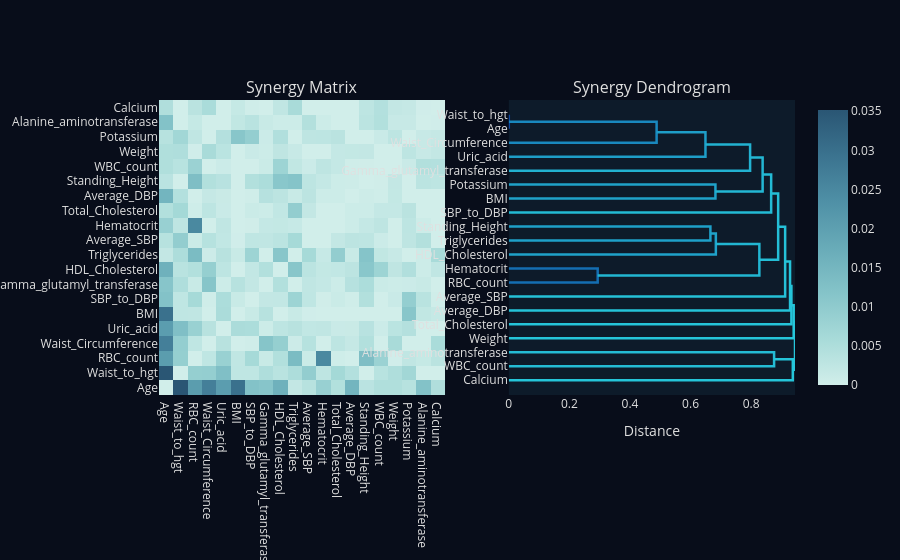
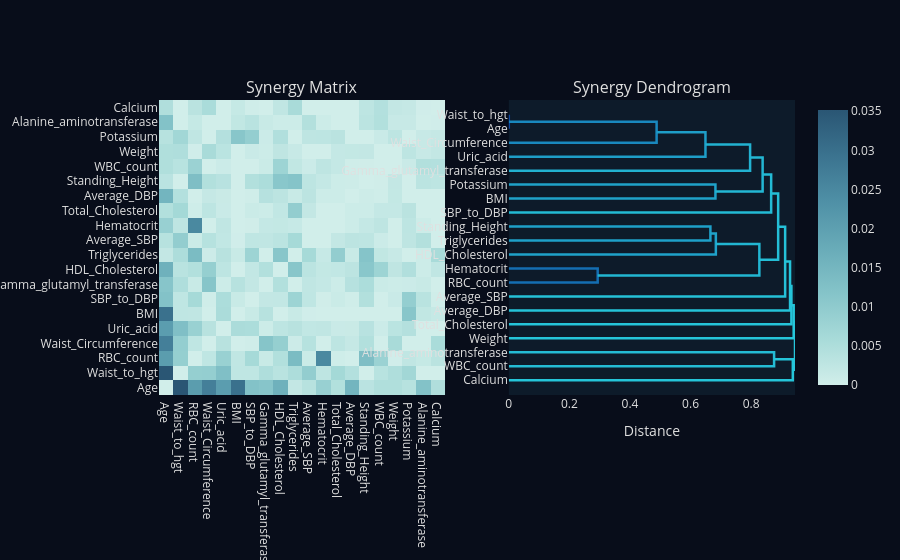

Write notebook code for charts like these, in order.
### Markdown cell above
## Feature Synergy Analysis

Synergy measures how much two features *together* explain more than each alone.
A high synergy score means the features are better used jointly than separately.

### Code cell
report.plot_synergy(kind="both", sample_size=200)

### Figure 1 — Plotly figure (JSON) as saved in the notebook; plotly's stock layout.template omitted (floating-point values rounded to 4 significant figures; data arrays with more than 128 entries replaced by an {"elided": "..."} marker saying what was removed)
{"data": [{"colorscale": [[0.0, "rgb(209, 238, 234)"], [0.1667, "rgb(168, 219, 217)"], [0.3333, "rgb(133, 196, 201)"], [0.5, "rgb(104, 171, 184)"], [0.6667, "rgb(79, 144, 166)"], [0.8333, "rgb(59, 115, 143)"], [1.0, "rgb(42, 86, 116)"]], "showscale": true, "type": "heatmap", "x": ["Age", "Waist_to_hgt", "RBC_count", "Waist_Circumference", "Uric_acid", "BMI", "SBP_to_DBP", "Gamma_glutamyl_transferase", "HDL_Cholesterol", "Triglycerides", "Average_SBP", "Hematocrit", "Total_Cholesterol", "Average_DBP", "Standing_Height", "WBC_count", "Weight", "Potassium", "Alanine_aminotransferase", "Calcium"], "xaxis": "x", "y": ["Age", "Waist_to_hgt", "RBC_count", "Waist_Circumference", "Uric_acid", "BMI", "SBP_to_DBP", "Gamma_glutamyl_transferase", "HDL_Cholesterol", "Triglycerides", "Average_SBP", "Hematocrit", "Total_Cholesterol", "Average_DBP", "Standing_Height", "WBC_count", "Weight", "Potassium", "Alanine_aminotransferase", "Calcium"], "yaxis": "y", "z": {"elided": "20x20 float values"}}, {"hoverinfo": "skip", "line": {"color": "rgb(36,188,213)", "width": 2.5}, "mode": "lines", "showlegend": false, "type": "scatter", "x": [0.0, 0.8758, 0.8758, 0.0], "xaxis": "x2", "y": [15.0, 15.0, 25.0, 25.0], "yaxis": "y2"}, {"hoverinfo": "skip", "line": {"color": "rgb(37,197,217)", "width": 2.5}, "mode": "lines", "showlegend": false, "type": "scatter", "x": [0.0, 0.9375, 0.9375, 0.8758], "xaxis": "x2", "y": [5.0, 5.0, 20.0, 20.0], "yaxis": "y2"}, {"hoverinfo": "skip", "line": {"color": "rgb(20,110,178)", "width": 2.5}, "mode": "lines", "showlegend": false, "type": "scatter", "x": [0.0, 0.2934, 0.2934, 0.0], "xaxis": "x2", "y": [75.0, 75.0, 85.0, 85.0], "yaxis": "y2"}, {"hoverinfo": "skip", "line": {"color": "rgb(30,160,201)", "width": 2.5}, "mode": "lines", "showlegend": false, "type": "scatter", "x": [0.0, 0.6655, 0.6655, 0.0], "xaxis": "x2", "y": [105.0, 105.0, 115.0, 115.0], "yaxis": "y2"}, {"hoverinfo": "skip", "line": {"color": "rgb(31,162,202)", "width": 2.5}, "mode": "lines", "showlegend": false, "type": "scatter", "x": [0.0, 0.6834, 0.6834, 0.6655], "xaxis": "x2", "y": [95.0, 95.0, 110.0, 110.0], "yaxis": "y2"}, {"hoverinfo": "skip", "line": {"color": "rgb(34,182,210)", "width": 2.5}, "mode": "lines", "showlegend": false, "type": "scatter", "x": [0.2934, 0.8271, 0.8271, 0.6834], "xaxis": "x2", "y": [80.0, 80.0, 102.5, 102.5], "yaxis": "y2"}, {"hoverinfo": "skip", "line": {"color": "rgb(31,162,202)", "width": 2.5}, "mode": "lines", "showlegend": false, "type": "scatter", "x": [0.0, 0.6821, 0.6821, 0.0], "xaxis": "x2", "y": [135.0, 135.0, 145.0, 145.0], "yaxis": "y2"}, {"hoverinfo": "skip", "line": {"color": "rgb(13,71,161)", "width": 2.5}, "mode": "lines", "showlegend": false, "type": "scatter", "x": [0.0, 2.22e-16, 2.22e-16, 0.0], "xaxis": "x2", "y": [185.0, 185.0, 195.0, 195.0], "yaxis": "y2"}, {"hoverinfo": "skip", "line": {"color": "rgb(25,136,190)", "width": 2.5}, "mode": "lines", "showlegend": false, "type": "scatter", "x": [0.0, 0.4879, 0.4879, 2.22e-16], "xaxis": "x2", "y": [175.0, 175.0, 190.0, 190.0], "yaxis": "y2"}, {"hoverinfo": "skip", "line": {"color": "rgb(30,158,200)", "width": 2.5}, "mode": "lines", "showlegend": false, "type": "scatter", "x": [0.0, 0.6492, 0.6492, 0.4879], "xaxis": "x2", "y": [165.0, 165.0, 182.5, 182.5], "yaxis": "y2"}, {"hoverinfo": "skip", "line": {"color": "rgb(34,178,209)", "width": 2.5}, "mode": "lines", "showlegend": false, "type": "scatter", "x": [0.0, 0.7965, 0.7965, 0.6492], "xaxis": "x2", "y": [155.0, 155.0, 173.8, 173.8], "yaxis": "y2"}, {"hoverinfo": "skip", "line": {"color": "rgb(35,183,211)", "width": 2.5}, "mode": "lines", "showlegend": false, "type": "scatter", "x": [0.6821, 0.8379, 0.8379, 0.7965], "xaxis": "x2", "y": [140.0, 140.0, 164.4, 164.4], "yaxis": "y2"}, {"hoverinfo": "skip", "line": {"color": "rgb(35,187,213)", "width": 2.5}, "mode": "lines", "showlegend": false, "type": "scatter", "x": [0.0, 0.8661, 0.8661, 0.8379], "xaxis": "x2", "y": [125.0, 125.0, 152.2, 152.2], "yaxis": "y2"}, {"hoverinfo": "skip", "line": {"color": "rgb(36,190,214)", "width": 2.5}, "mode": "lines", "showlegend": false, "type": "scatter", "x": [0.8271, 0.8892, 0.8892, 0.8661], "xaxis": "x2", "y": [91.25, 91.25, 138.6, 138.6], "yaxis": "y2"}, {"hoverinfo": "skip", "line": {"color": "rgb(37,193,216)", "width": 2.5}, "mode": "lines", "showlegend": false, "type": "scatter", "x": [0.0, 0.9122, 0.9122, 0.8892], "xaxis": "x2", "y": [65.0, 65.0, 114.9, 114.9], "yaxis": "y2"}, {"hoverinfo": "skip", "line": {"color": "rgb(37,195,217)", "width": 2.5}, "mode": "lines", "showlegend": false, "type": "scatter", "x": [0.0, 0.9284, 0.9284, 0.9122], "xaxis": "x2", "y": [55.0, 55.0, 89.96, 89.96], "yaxis": "y2"}, {"hoverinfo": "skip", "line": {"color": "rgb(37,196,217)", "width": 2.5}, "mode": "lines", "showlegend": false, "type": "scatter", "x": [0.0, 0.9329, 0.9329, 0.9284], "xaxis": "x2", "y": [45.0, 45.0, 72.48, 72.48], "yaxis": "y2"}, {"hoverinfo": "skip", "line": {"color": "rgb(37,197,217)", "width": 2.5}, "mode": "lines", "showlegend": false, "type": "scatter", "x": [0.0, 0.9404, 0.9404, 0.9329], "xaxis": "x2", "y": [35.0, 35.0, 58.74, 58.74], "yaxis": "y2"}, {"hoverinfo": "skip", "line": {"color": "rgb(38,198,218)", "width": 2.5}, "mode": "lines", "showlegend": false, "type": "scatter", "x": [0.9375, 0.9448, 0.9448, 0.9404], "xaxis": "x2", "y": [12.5, 12.5, 46.87, 46.87], "yaxis": "y2"}], "layout": {"annotations": [{"font": {"size": 16}, "showarrow": false, "text": "Synergy Matrix", "x": 0.225, "xanchor": "center", "xref": "paper", "y": 1.0, "yanchor": "bottom", "yref": "paper"}, {"font": {"size": 16}, "showarrow": false, "text": "Synergy Dendrogram", "x": 0.775, "xanchor": "center", "xref": "paper", "y": 1.0, "yanchor": "bottom", "yref": "paper"}], "font": {"color": "#E0E0E0"}, "paper_bgcolor": "#080D1A", "plot_bgcolor": "#0D1B2A", "xaxis": {"anchor": "y", "domain": [0.0, 0.45], "showgrid": false, "zeroline": false}, "xaxis2": {"anchor": "y2", "domain": [0.55, 1.0], "showgrid": false, "title": {"text": "Distance"}, "zeroline": false}, "yaxis": {"anchor": "x", "domain": [0.0, 1.0], "showgrid": false, "zeroline": false}, "yaxis2": {"anchor": "x2", "domain": [0.0, 1.0], "showgrid": false, "tickmode": "array", "ticktext": ["Calcium", "WBC_count", "Alanine_aminotransferase", "Weight", "Total_Cholesterol", "Average_DBP", "Average_SBP", "RBC_count", "Hematocrit", "HDL_Cholesterol", "Triglycerides", "Standing_Height", "SBP_to_DBP", "BMI", "Potassium", "Gamma_glutamyl_transferase", "Uric_acid", "Waist_Circumference", "Age", "Waist_to_hgt"], "tickvals": [5, 15, 25, 35, 45, 55, 65, 75, 85, 95, 105, 115, 125, 135, 145, 155, 165, 175, 185, 195], "zeroline": false}}}

### Figure 2 — Plotly figure (JSON) as saved in the notebook; plotly's stock layout.template omitted (floating-point values rounded to 4 significant figures; data arrays with more than 128 entries replaced by an {"elided": "..."} marker saying what was removed)
{"data": [{"colorscale": [[0.0, "rgb(209, 238, 234)"], [0.1667, "rgb(168, 219, 217)"], [0.3333, "rgb(133, 196, 201)"], [0.5, "rgb(104, 171, 184)"], [0.6667, "rgb(79, 144, 166)"], [0.8333, "rgb(59, 115, 143)"], [1.0, "rgb(42, 86, 116)"]], "showscale": true, "type": "heatmap", "x": ["Age", "Waist_to_hgt", "RBC_count", "Waist_Circumference", "Uric_acid", "BMI", "SBP_to_DBP", "Gamma_glutamyl_transferase", "HDL_Cholesterol", "Triglycerides", "Average_SBP", "Hematocrit", "Total_Cholesterol", "Average_DBP", "Standing_Height", "WBC_count", "Weight", "Potassium", "Alanine_aminotransferase", "Calcium"], "xaxis": "x", "y": ["Age", "Waist_to_hgt", "RBC_count", "Waist_Circumference", "Uric_acid", "BMI", "SBP_to_DBP", "Gamma_glutamyl_transferase", "HDL_Cholesterol", "Triglycerides", "Average_SBP", "Hematocrit", "Total_Cholesterol", "Average_DBP", "Standing_Height", "WBC_count", "Weight", "Potassium", "Alanine_aminotransferase", "Calcium"], "yaxis": "y", "z": {"elided": "20x20 float values"}}, {"hoverinfo": "skip", "line": {"color": "rgb(36,188,213)", "width": 2.5}, "mode": "lines", "showlegend": false, "type": "scatter", "x": [0.0, 0.8758, 0.8758, 0.0], "xaxis": "x2", "y": [15.0, 15.0, 25.0, 25.0], "yaxis": "y2"}, {"hoverinfo": "skip", "line": {"color": "rgb(37,197,217)", "width": 2.5}, "mode": "lines", "showlegend": false, "type": "scatter", "x": [0.0, 0.9375, 0.9375, 0.8758], "xaxis": "x2", "y": [5.0, 5.0, 20.0, 20.0], "yaxis": "y2"}, {"hoverinfo": "skip", "line": {"color": "rgb(20,110,178)", "width": 2.5}, "mode": "lines", "showlegend": false, "type": "scatter", "x": [0.0, 0.2934, 0.2934, 0.0], "xaxis": "x2", "y": [75.0, 75.0, 85.0, 85.0], "yaxis": "y2"}, {"hoverinfo": "skip", "line": {"color": "rgb(30,160,201)", "width": 2.5}, "mode": "lines", "showlegend": false, "type": "scatter", "x": [0.0, 0.6655, 0.6655, 0.0], "xaxis": "x2", "y": [105.0, 105.0, 115.0, 115.0], "yaxis": "y2"}, {"hoverinfo": "skip", "line": {"color": "rgb(31,162,202)", "width": 2.5}, "mode": "lines", "showlegend": false, "type": "scatter", "x": [0.0, 0.6834, 0.6834, 0.6655], "xaxis": "x2", "y": [95.0, 95.0, 110.0, 110.0], "yaxis": "y2"}, {"hoverinfo": "skip", "line": {"color": "rgb(34,182,210)", "width": 2.5}, "mode": "lines", "showlegend": false, "type": "scatter", "x": [0.2934, 0.8271, 0.8271, 0.6834], "xaxis": "x2", "y": [80.0, 80.0, 102.5, 102.5], "yaxis": "y2"}, {"hoverinfo": "skip", "line": {"color": "rgb(31,162,202)", "width": 2.5}, "mode": "lines", "showlegend": false, "type": "scatter", "x": [0.0, 0.6821, 0.6821, 0.0], "xaxis": "x2", "y": [135.0, 135.0, 145.0, 145.0], "yaxis": "y2"}, {"hoverinfo": "skip", "line": {"color": "rgb(13,71,161)", "width": 2.5}, "mode": "lines", "showlegend": false, "type": "scatter", "x": [0.0, 2.22e-16, 2.22e-16, 0.0], "xaxis": "x2", "y": [185.0, 185.0, 195.0, 195.0], "yaxis": "y2"}, {"hoverinfo": "skip", "line": {"color": "rgb(25,136,190)", "width": 2.5}, "mode": "lines", "showlegend": false, "type": "scatter", "x": [0.0, 0.4879, 0.4879, 2.22e-16], "xaxis": "x2", "y": [175.0, 175.0, 190.0, 190.0], "yaxis": "y2"}, {"hoverinfo": "skip", "line": {"color": "rgb(30,158,200)", "width": 2.5}, "mode": "lines", "showlegend": false, "type": "scatter", "x": [0.0, 0.6492, 0.6492, 0.4879], "xaxis": "x2", "y": [165.0, 165.0, 182.5, 182.5], "yaxis": "y2"}, {"hoverinfo": "skip", "line": {"color": "rgb(34,178,209)", "width": 2.5}, "mode": "lines", "showlegend": false, "type": "scatter", "x": [0.0, 0.7965, 0.7965, 0.6492], "xaxis": "x2", "y": [155.0, 155.0, 173.8, 173.8], "yaxis": "y2"}, {"hoverinfo": "skip", "line": {"color": "rgb(35,183,211)", "width": 2.5}, "mode": "lines", "showlegend": false, "type": "scatter", "x": [0.6821, 0.8379, 0.8379, 0.7965], "xaxis": "x2", "y": [140.0, 140.0, 164.4, 164.4], "yaxis": "y2"}, {"hoverinfo": "skip", "line": {"color": "rgb(35,187,213)", "width": 2.5}, "mode": "lines", "showlegend": false, "type": "scatter", "x": [0.0, 0.8661, 0.8661, 0.8379], "xaxis": "x2", "y": [125.0, 125.0, 152.2, 152.2], "yaxis": "y2"}, {"hoverinfo": "skip", "line": {"color": "rgb(36,190,214)", "width": 2.5}, "mode": "lines", "showlegend": false, "type": "scatter", "x": [0.8271, 0.8892, 0.8892, 0.8661], "xaxis": "x2", "y": [91.25, 91.25, 138.6, 138.6], "yaxis": "y2"}, {"hoverinfo": "skip", "line": {"color": "rgb(37,193,216)", "width": 2.5}, "mode": "lines", "showlegend": false, "type": "scatter", "x": [0.0, 0.9122, 0.9122, 0.8892], "xaxis": "x2", "y": [65.0, 65.0, 114.9, 114.9], "yaxis": "y2"}, {"hoverinfo": "skip", "line": {"color": "rgb(37,195,217)", "width": 2.5}, "mode": "lines", "showlegend": false, "type": "scatter", "x": [0.0, 0.9284, 0.9284, 0.9122], "xaxis": "x2", "y": [55.0, 55.0, 89.96, 89.96], "yaxis": "y2"}, {"hoverinfo": "skip", "line": {"color": "rgb(37,196,217)", "width": 2.5}, "mode": "lines", "showlegend": false, "type": "scatter", "x": [0.0, 0.9329, 0.9329, 0.9284], "xaxis": "x2", "y": [45.0, 45.0, 72.48, 72.48], "yaxis": "y2"}, {"hoverinfo": "skip", "line": {"color": "rgb(37,197,217)", "width": 2.5}, "mode": "lines", "showlegend": false, "type": "scatter", "x": [0.0, 0.9404, 0.9404, 0.9329], "xaxis": "x2", "y": [35.0, 35.0, 58.74, 58.74], "yaxis": "y2"}, {"hoverinfo": "skip", "line": {"color": "rgb(38,198,218)", "width": 2.5}, "mode": "lines", "showlegend": false, "type": "scatter", "x": [0.9375, 0.9448, 0.9448, 0.9404], "xaxis": "x2", "y": [12.5, 12.5, 46.87, 46.87], "yaxis": "y2"}], "layout": {"annotations": [{"font": {"size": 16}, "showarrow": false, "text": "Synergy Matrix", "x": 0.225, "xanchor": "center", "xref": "paper", "y": 1.0, "yanchor": "bottom", "yref": "paper"}, {"font": {"size": 16}, "showarrow": false, "text": "Synergy Dendrogram", "x": 0.775, "xanchor": "center", "xref": "paper", "y": 1.0, "yanchor": "bottom", "yref": "paper"}], "font": {"color": "#E0E0E0"}, "paper_bgcolor": "#080D1A", "plot_bgcolor": "#0D1B2A", "xaxis": {"anchor": "y", "domain": [0.0, 0.45], "showgrid": false, "zeroline": false}, "xaxis2": {"anchor": "y2", "domain": [0.55, 1.0], "showgrid": false, "title": {"text": "Distance"}, "zeroline": false}, "yaxis": {"anchor": "x", "domain": [0.0, 1.0], "showgrid": false, "zeroline": false}, "yaxis2": {"anchor": "x2", "domain": [0.0, 1.0], "showgrid": false, "tickmode": "array", "ticktext": ["Calcium", "WBC_count", "Alanine_aminotransferase", "Weight", "Total_Cholesterol", "Average_DBP", "Average_SBP", "RBC_count", "Hematocrit", "HDL_Cholesterol", "Triglycerides", "Standing_Height", "SBP_to_DBP", "BMI", "Potassium", "Gamma_glutamyl_transferase", "Uric_acid", "Waist_Circumference", "Age", "Waist_to_hgt"], "tickvals": [5, 15, 25, 35, 45, 55, 65, 75, 85, 95, 105, 115, 125, 135, 145, 155, 165, 175, 185, 195], "zeroline": false}}}
